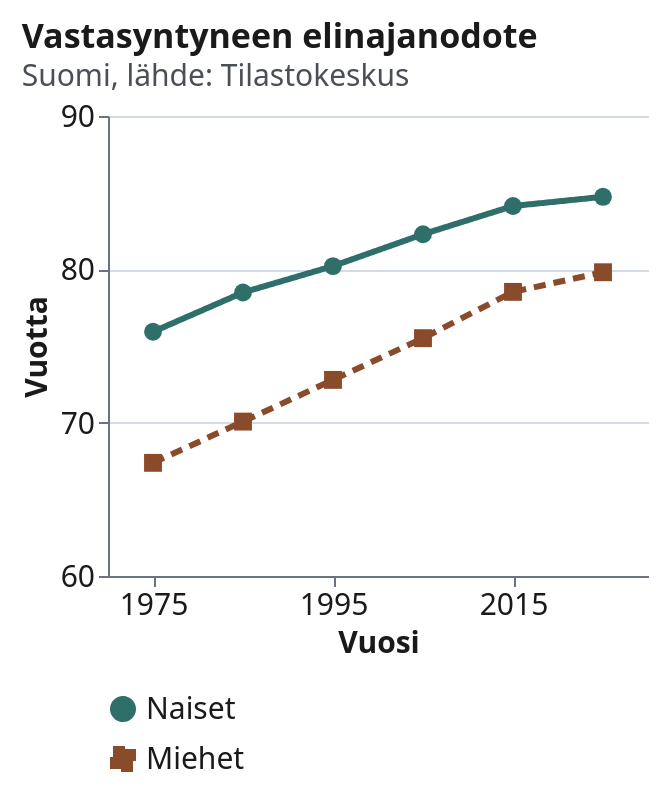

Write the Vega-Lite specification saved for this chart.
### Vega-Lite specification from a JSON file in a GitHub repository (floating-point values rounded to 4 significant figures)
{"$schema": "https://vega.github.io/schema/vega-lite/v5.json", "description": "Vastasyntyneen elinajanodote sukupuolen mukaan Suomessa joka kymmenes vuosi 1975-2025. Arvot ovat tiedostosta data/charts/dg-elinajanodote.csv, joka on otos Tilastokeskuksen taulukosta 12am Vastasyntyneen elinajanodote sukupuolen mukaan, 1751-2025 (StatFin, kuolleet). Lähde: Tilastokeskus, https://pxdata.stat.fi/PxWeb/pxweb/fi/StatFin/StatFin__kuol/statfin_kuol_pxt_12am.px/ (haettu rajapinnasta https://pxdata.stat.fi/PXWeb/api/v1/fi/StatFin/kuol/12am.px). Lisenssi CC BY 4.0. Luettu 22.11.2026.", "title": {"text": "Vastasyntyneen elinajanodote", "subtitle": "Suomi, lähde: Tilastokeskus", "anchor": "start"}, "width": 270, "height": 230, "background": "#ffffff", "padding": 10, "data": {"values": [{"vuosi": 1975, "sukupuoli": "Naiset", "elinajanodote_vuotta": 75.93}, {"vuosi": 1975, "sukupuoli": "Miehet", "elinajanodote_vuotta": 67.38}, {"vuosi": 1985, "sukupuoli": "Naiset", "elinajanodote_vuotta": 78.49}, {"vuosi": 1985, "sukupuoli": "Miehet", "elinajanodote_vuotta": 70.07}, {"vuosi": 1995, "sukupuoli": "Naiset", "elinajanodote_vuotta": 80.21}, {"vuosi": 1995, "sukupuoli": "Miehet", "elinajanodote_vuotta": 72.79}, {"vuosi": 2005, "sukupuoli": "Naiset", "elinajanodote_vuotta": 82.29}, {"vuosi": 2005, "sukupuoli": "Miehet", "elinajanodote_vuotta": 75.51}, {"vuosi": 2015, "sukupuoli": "Naiset", "elinajanodote_vuotta": 84.13}, {"vuosi": 2015, "sukupuoli": "Miehet", "elinajanodote_vuotta": 78.53}, {"vuosi": 2025, "sukupuoli": "Naiset", "elinajanodote_vuotta": 84.73}, {"vuosi": 2025, "sukupuoli": "Miehet", "elinajanodote_vuotta": 79.81}]}, "mark": {"type": "line", "point": {"filled": true, "size": 80}, "strokeWidth": 3, "aria": false}, "encoding": {"x": {"field": "vuosi", "type": "quantitative", "scale": {"domain": [1970, 2030], "nice": false}, "axis": {"title": "Vuosi", "values": [1975, 1995, 2015], "format": "d", "grid": false, "aria": false}}, "y": {"field": "elinajanodote_vuotta", "type": "quantitative", "scale": {"domain": [60, 90], "nice": false}, "axis": {"title": "Vuotta", "values": [60, 70, 80, 90], "format": "d", "grid": true, "aria": false}}, "color": {"field": "sukupuoli", "type": "nominal", "scale": {"domain": ["Naiset", "Miehet"], "range": ["#2f6f6a", "#8a4b2a"]}, "legend": {"title": null, "orient": "bottom", "direction": "vertical", "labelFontSize": 15, "symbolStrokeWidth": 3, "aria": false}}, "strokeDash": {"field": "sukupuoli", "type": "nominal", "scale": {"domain": ["Naiset", "Miehet"], "range": [[1, 0], [6, 4]]}, "legend": null}, "shape": {"field": "sukupuoli", "type": "nominal", "scale": {"domain": ["Naiset", "Miehet"], "range": ["circle", "square"]}, "legend": null}, "order": {"field": "vuosi", "type": "quantitative"}}, "config": {"aria": false, "font": "system-ui, -apple-system, Segoe UI, Roboto, Arial, sans-serif", "locale": {"number": {"decimal": ",", "thousands": " ", "grouping": [3], "currency": ["", " €"]}}, "axis": {"labelColor": "#1a1a1a", "titleColor": "#1a1a1a", "labelFontSize": 15, "titleFontSize": 15, "gridColor": "#d5dbe3", "domainColor": "#6b7280", "tickColor": "#6b7280"}, "legend": {"labelColor": "#1a1a1a", "labelLimit": 300}, "title": {"color": "#1a1a1a", "subtitleColor": "#4a4f57", "fontSize": 17, "subtitleFontSize": 15}, "view": {"stroke": null}}}
